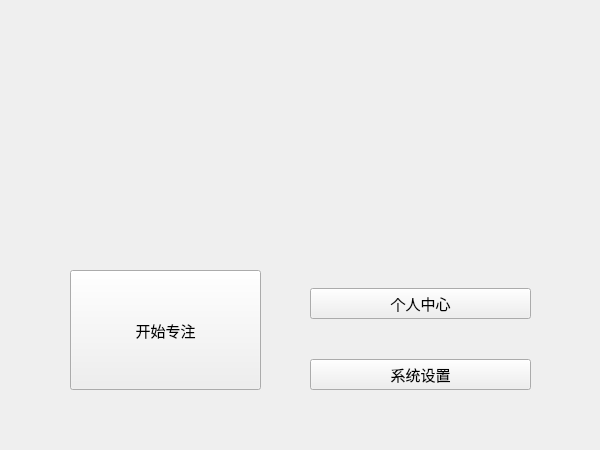
<?xml version="1.0" encoding="UTF-8"?>
<ui version="4.0">
 <class>MainMenu</class>
 <widget class="QWidget" name="MainMenu">
  <property name="geometry">
   <rect>
    <x>0</x>
    <y>0</y>
    <width>600</width>
    <height>450</height>
   </rect>
  </property>
  <property name="minimumSize">
   <size>
    <width>600</width>
    <height>450</height>
   </size>
  </property>
  <property name="maximumSize">
   <size>
    <width>600</width>
    <height>450</height>
   </size>
  </property>
  <property name="windowTitle">
   <string>主菜单</string>
  </property>
  <property name="windowIcon">
   <iconset>
    <normaloff>clock.png</normaloff>clock.png</iconset>
  </property>
  <widget class="QWidget" name="widget" native="true">
   <property name="geometry">
    <rect>
     <x>70</x>
     <y>30</y>
     <width>460</width>
     <height>180</height>
    </rect>
   </property>
   <widget class="QLabel" name="ImageTomato">
    <property name="geometry">
     <rect>
      <x>0</x>
      <y>0</y>
      <width>460</width>
      <height>180</height>
     </rect>
    </property>
    <property name="text">
     <string/>
    </property>
   </widget>
   <widget class="QLabel" name="label">
    <property name="geometry">
     <rect>
      <x>0</x>
      <y>0</y>
      <width>460</width>
      <height>179</height>
     </rect>
    </property>
    <property name="text">
     <string/>
    </property>
    <property name="pixmap">
     <pixmap resource="pics.qrc">:/Tomatopic.png</pixmap>
    </property>
   </widget>
  </widget>
  <widget class="QWidget" name="verticalLayoutWidget">
   <property name="geometry">
    <rect>
     <x>70</x>
     <y>250</y>
     <width>191</width>
     <height>161</height>
    </rect>
   </property>
   <layout class="QVBoxLayout" name="verticalLayout">
    <item>
     <widget class="QPushButton" name="start">
      <property name="minimumSize">
       <size>
        <width>0</width>
        <height>120</height>
       </size>
      </property>
      <property name="font">
       <font>
        <pointsize>11</pointsize>
       </font>
      </property>
      <property name="text">
       <string>开始专注</string>
      </property>
     </widget>
    </item>
   </layout>
  </widget>
  <widget class="QWidget" name="verticalLayoutWidget_2">
   <property name="geometry">
    <rect>
     <x>310</x>
     <y>250</y>
     <width>221</width>
     <height>108</height>
    </rect>
   </property>
   <layout class="QVBoxLayout" name="verticalLayout_2">
    <item>
     <widget class="QPushButton" name="center">
      <property name="minimumSize">
       <size>
        <width>0</width>
        <height>30</height>
       </size>
      </property>
      <property name="font">
       <font>
        <pointsize>11</pointsize>
       </font>
      </property>
      <property name="text">
       <string>个人中心</string>
      </property>
     </widget>
    </item>
   </layout>
  </widget>
  <widget class="QWidget" name="verticalLayoutWidget_3">
   <property name="geometry">
    <rect>
     <x>310</x>
     <y>339</y>
     <width>221</width>
     <height>71</height>
    </rect>
   </property>
   <layout class="QVBoxLayout" name="verticalLayout_3">
    <item>
     <widget class="QPushButton" name="settings">
      <property name="minimumSize">
       <size>
        <width>0</width>
        <height>30</height>
       </size>
      </property>
      <property name="font">
       <font>
        <pointsize>11</pointsize>
       </font>
      </property>
      <property name="text">
       <string>系统设置</string>
      </property>
     </widget>
    </item>
   </layout>
  </widget>
 </widget>
 <resources>
  <include location="pics.qrc"/>
 </resources>
 <connections/>
</ui>
